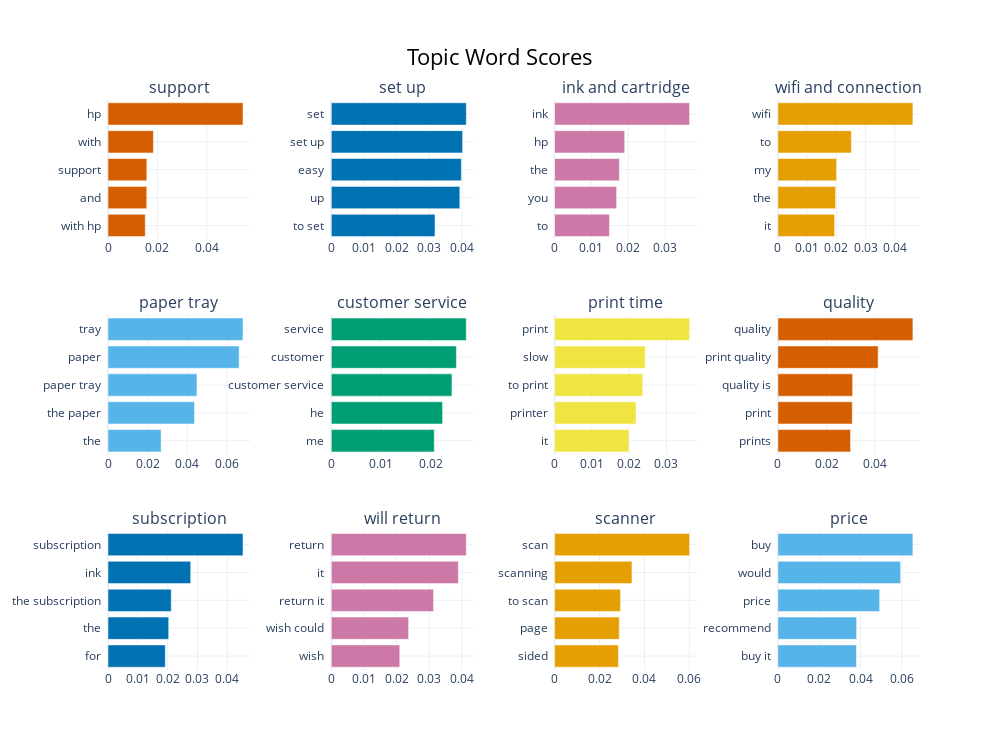

The cell this chart's notebook holds for it:
### Code cell
topic_model.visualize_barchart(top_n_topics=4*3, custom_labels=True)

### Figure 1 — Plotly figure (JSON) as saved in the notebook; plotly's stock layout.template omitted (floating-point values rounded to 4 significant figures)
{"data": [{"marker": {"color": "#D55E00"}, "orientation": "h", "type": "bar", "x": [0.01506, 0.01567, 0.0157, 0.01838, 0.05461], "xaxis": "x", "y": ["with hp  ", "and  ", "support  ", "with  ", "hp  "], "yaxis": "y"}, {"marker": {"color": "#0072B2"}, "orientation": "h", "type": "bar", "x": [0.0317, 0.03929, 0.03977, 0.04015, 0.04128], "xaxis": "x2", "y": ["to set  ", "up  ", "easy  ", "set up  ", "set  "], "yaxis": "y2"}, {"marker": {"color": "#CC79A7"}, "orientation": "h", "type": "bar", "x": [0.01493, 0.01687, 0.01761, 0.01905, 0.0367], "xaxis": "x3", "y": ["to  ", "you  ", "the  ", "hp  ", "ink  "], "yaxis": "y3"}, {"marker": {"color": "#E69F00"}, "orientation": "h", "type": "bar", "x": [0.01939, 0.01973, 0.02006, 0.0251, 0.04615], "xaxis": "x4", "y": ["it  ", "the  ", "my  ", "to  ", "wifi  "], "yaxis": "y4"}, {"marker": {"color": "#56B4E9"}, "orientation": "h", "type": "bar", "x": [0.02678, 0.0436, 0.04486, 0.06613, 0.06808], "xaxis": "x5", "y": ["the  ", "the paper  ", "paper tray  ", "paper  ", "tray  "], "yaxis": "y5"}, {"marker": {"color": "#009E73"}, "orientation": "h", "type": "bar", "x": [0.02074, 0.0224, 0.0243, 0.02519, 0.02719], "xaxis": "x6", "y": ["me  ", "he  ", "customer service  ", "customer  ", "service  "], "yaxis": "y6"}, {"marker": {"color": "#F0E442"}, "orientation": "h", "type": "bar", "x": [0.01995, 0.02184, 0.02365, 0.0243, 0.0362], "xaxis": "x7", "y": ["it  ", "printer  ", "to print  ", "slow  ", "print  "], "yaxis": "y7"}, {"marker": {"color": "#D55E00"}, "orientation": "h", "type": "bar", "x": [0.0299, 0.03061, 0.03075, 0.04124, 0.05555], "xaxis": "x8", "y": ["prints  ", "print  ", "quality is  ", "print quality  ", "quality  "], "yaxis": "y8"}, {"marker": {"color": "#0072B2"}, "orientation": "h", "type": "bar", "x": [0.01923, 0.02035, 0.0212, 0.02773, 0.04527], "xaxis": "x9", "y": ["for  ", "the  ", "the subscription  ", "ink  ", "subscription  "], "yaxis": "y9"}, {"marker": {"color": "#CC79A7"}, "orientation": "h", "type": "bar", "x": [0.02094, 0.02366, 0.03128, 0.03888, 0.0413], "xaxis": "x10", "y": ["wish  ", "wish could  ", "return it  ", "it  ", "return  "], "yaxis": "y10"}, {"marker": {"color": "#E69F00"}, "orientation": "h", "type": "bar", "x": [0.02841, 0.02878, 0.02933, 0.03443, 0.06007], "xaxis": "x11", "y": ["sided  ", "page  ", "to scan  ", "scanning  ", "scan  "], "yaxis": "y11"}, {"marker": {"color": "#56B4E9"}, "orientation": "h", "type": "bar", "x": [0.03806, 0.03812, 0.04924, 0.0594, 0.06535], "xaxis": "x12", "y": ["buy it  ", "recommend  ", "price  ", "would  ", "buy  "], "yaxis": "y12"}], "layout": {"annotations": [{"font": {"size": 16}, "showarrow": false, "text": "support", "x": 0.0875, "xanchor": "center", "xref": "paper", "y": 1, "yanchor": "bottom", "yref": "paper"}, {"font": {"size": 16}, "showarrow": false, "text": "set up", "x": 0.3625, "xanchor": "center", "xref": "paper", "y": 1, "yanchor": "bottom", "yref": "paper"}, {"font": {"size": 16}, "showarrow": false, "text": "ink and cartridge", "x": 0.6375, "xanchor": "center", "xref": "paper", "y": 1, "yanchor": "bottom", "yref": "paper"}, {"font": {"size": 16}, "showarrow": false, "text": "wifi and connection", "x": 0.9125, "xanchor": "center", "xref": "paper", "y": 1, "yanchor": "bottom", "yref": "paper"}, {"font": {"size": 16}, "showarrow": false, "text": "paper tray", "x": 0.0875, "xanchor": "center", "xref": "paper", "y": 0.6222, "yanchor": "bottom", "yref": "paper"}, {"font": {"size": 16}, "showarrow": false, "text": "customer service", "x": 0.3625, "xanchor": "center", "xref": "paper", "y": 0.6222, "yanchor": "bottom", "yref": "paper"}, {"font": {"size": 16}, "showarrow": false, "text": "print time", "x": 0.6375, "xanchor": "center", "xref": "paper", "y": 0.6222, "yanchor": "bottom", "yref": "paper"}, {"font": {"size": 16}, "showarrow": false, "text": "quality", "x": 0.9125, "xanchor": "center", "xref": "paper", "y": 0.6222, "yanchor": "bottom", "yref": "paper"}, {"font": {"size": 16}, "showarrow": false, "text": "subscription", "x": 0.0875, "xanchor": "center", "xref": "paper", "y": 0.2444, "yanchor": "bottom", "yref": "paper"}, {"font": {"size": 16}, "showarrow": false, "text": "will return", "x": 0.3625, "xanchor": "center", "xref": "paper", "y": 0.2444, "yanchor": "bottom", "yref": "paper"}, {"font": {"size": 16}, "showarrow": false, "text": "scanner", "x": 0.6375, "xanchor": "center", "xref": "paper", "y": 0.2444, "yanchor": "bottom", "yref": "paper"}, {"font": {"size": 16}, "showarrow": false, "text": "price", "x": 0.9125, "xanchor": "center", "xref": "paper", "y": 0.2444, "yanchor": "bottom", "yref": "paper"}], "height": 750, "hoverlabel": {"bgcolor": "white", "font": {"family": "Rockwell", "size": 16}}, "showlegend": false, "title": {"font": {"color": "Black", "size": 22}, "text": "Topic Word Scores", "x": 0.5, "xanchor": "center", "yanchor": "top"}, "width": 1000, "xaxis": {"anchor": "y", "domain": [0, 0.175], "showgrid": true}, "xaxis10": {"anchor": "y10", "domain": [0.275, 0.45], "showgrid": true}, "xaxis11": {"anchor": "y11", "domain": [0.55, 0.725], "showgrid": true}, "xaxis12": {"anchor": "y12", "domain": [0.825, 1], "showgrid": true}, "xaxis2": {"anchor": "y2", "domain": [0.275, 0.45], "showgrid": true}, "xaxis3": {"anchor": "y3", "domain": [0.55, 0.725], "showgrid": true}, "xaxis4": {"anchor": "y4", "domain": [0.825, 1], "showgrid": true}, "xaxis5": {"anchor": "y5", "domain": [0, 0.175], "showgrid": true}, "xaxis6": {"anchor": "y6", "domain": [0.275, 0.45], "showgrid": true}, "xaxis7": {"anchor": "y7", "domain": [0.55, 0.725], "showgrid": true}, "xaxis8": {"anchor": "y8", "domain": [0.825, 1], "showgrid": true}, "xaxis9": {"anchor": "y9", "domain": [0, 0.175], "showgrid": true}, "yaxis": {"anchor": "x", "domain": [0.7556, 1], "showgrid": true}, "yaxis10": {"anchor": "x10", "domain": [0, 0.2444], "showgrid": true}, "yaxis11": {"anchor": "x11", "domain": [0, 0.2444], "showgrid": true}, "yaxis12": {"anchor": "x12", "domain": [0, 0.2444], "showgrid": true}, "yaxis2": {"anchor": "x2", "domain": [0.7556, 1], "showgrid": true}, "yaxis3": {"anchor": "x3", "domain": [0.7556, 1], "showgrid": true}, "yaxis4": {"anchor": "x4", "domain": [0.7556, 1], "showgrid": true}, "yaxis5": {"anchor": "x5", "domain": [0.3778, 0.6222], "showgrid": true}, "yaxis6": {"anchor": "x6", "domain": [0.3778, 0.6222], "showgrid": true}, "yaxis7": {"anchor": "x7", "domain": [0.3778, 0.6222], "showgrid": true}, "yaxis8": {"anchor": "x8", "domain": [0.3778, 0.6222], "showgrid": true}, "yaxis9": {"anchor": "x9", "domain": [0, 0.2444], "showgrid": true}}}
